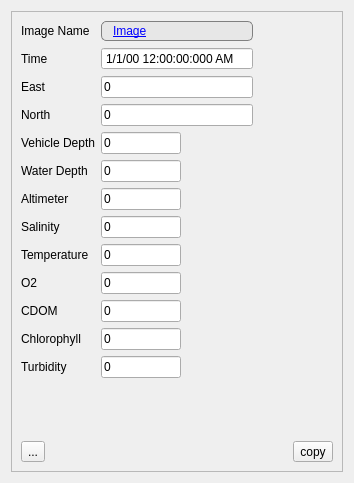
<?xml version="1.0" encoding="UTF-8"?>
<ui version="4.0">
 <class>imagemetadata</class>
 <widget class="QWidget" name="imagemetadata">
  <property name="geometry">
   <rect>
    <x>0</x>
    <y>0</y>
    <width>354</width>
    <height>483</height>
   </rect>
  </property>
  <property name="windowTitle">
   <string>Image Metadata</string>
  </property>
  <property name="windowIcon">
   <iconset resource="resources.qrc">
    <normaloff>:/icons/element-vector.gif</normaloff>:/icons/element-vector.gif</iconset>
  </property>
  <layout class="QVBoxLayout" name="verticalLayout_3">
   <item>
    <widget class="QScrollArea" name="metadata_scroll_area">
     <property name="enabled">
      <bool>true</bool>
     </property>
     <property name="widgetResizable">
      <bool>true</bool>
     </property>
     <widget class="QWidget" name="scrollAreaWidgetContents">
      <property name="geometry">
       <rect>
        <x>0</x>
        <y>0</y>
        <width>334</width>
        <height>463</height>
       </rect>
      </property>
      <layout class="QVBoxLayout" name="verticalLayout">
       <item>
        <layout class="QGridLayout" name="gridLayout">
         <item row="2" column="0">
          <widget class="QLabel" name="Lonlabel">
           <property name="maximumSize">
            <size>
             <width>100</width>
             <height>16777215</height>
            </size>
           </property>
           <property name="text">
            <string>East</string>
           </property>
          </widget>
         </item>
         <item row="10" column="0">
          <widget class="QLabel" name="label_24">
           <property name="maximumSize">
            <size>
             <width>100</width>
             <height>16777215</height>
            </size>
           </property>
           <property name="text">
            <string>CDOM</string>
           </property>
          </widget>
         </item>
         <item row="3" column="0">
          <widget class="QLabel" name="Latlabel">
           <property name="maximumSize">
            <size>
             <width>100</width>
             <height>16777215</height>
            </size>
           </property>
           <property name="text">
            <string>North</string>
           </property>
          </widget>
         </item>
         <item row="6" column="0">
          <widget class="QLabel" name="Pitchlabel">
           <property name="maximumSize">
            <size>
             <width>100</width>
             <height>16777215</height>
            </size>
           </property>
           <property name="text">
            <string>Altimeter</string>
           </property>
          </widget>
         </item>
         <item row="8" column="1">
          <widget class="QLineEdit" name="temperature">
           <property name="maximumSize">
            <size>
             <width>80</width>
             <height>16777215</height>
            </size>
           </property>
           <property name="focusPolicy">
            <enum>Qt::NoFocus</enum>
           </property>
           <property name="styleSheet">
            <string notr="true"/>
           </property>
           <property name="text">
            <string>0</string>
           </property>
           <property name="readOnly">
            <bool>true</bool>
           </property>
          </widget>
         </item>
         <item row="8" column="0">
          <widget class="QLabel" name="label_5">
           <property name="maximumSize">
            <size>
             <width>100</width>
             <height>16777215</height>
            </size>
           </property>
           <property name="text">
            <string>Temperature</string>
           </property>
          </widget>
         </item>
         <item row="5" column="0">
          <widget class="QLabel" name="Rolllabel">
           <property name="maximumSize">
            <size>
             <width>100</width>
             <height>16777215</height>
            </size>
           </property>
           <property name="text">
            <string>Water Depth</string>
           </property>
          </widget>
         </item>
         <item row="7" column="1">
          <widget class="QLineEdit" name="salinity">
           <property name="maximumSize">
            <size>
             <width>80</width>
             <height>16777215</height>
            </size>
           </property>
           <property name="focusPolicy">
            <enum>Qt::NoFocus</enum>
           </property>
           <property name="styleSheet">
            <string notr="true"/>
           </property>
           <property name="text">
            <string>0</string>
           </property>
           <property name="readOnly">
            <bool>true</bool>
           </property>
          </widget>
         </item>
         <item row="9" column="1">
          <widget class="QLineEdit" name="O2">
           <property name="maximumSize">
            <size>
             <width>80</width>
             <height>16777215</height>
            </size>
           </property>
           <property name="focusPolicy">
            <enum>Qt::NoFocus</enum>
           </property>
           <property name="styleSheet">
            <string notr="true"/>
           </property>
           <property name="text">
            <string>0</string>
           </property>
           <property name="readOnly">
            <bool>true</bool>
           </property>
          </widget>
         </item>
         <item row="6" column="1">
          <widget class="QLineEdit" name="altimeter">
           <property name="maximumSize">
            <size>
             <width>80</width>
             <height>16777215</height>
            </size>
           </property>
           <property name="focusPolicy">
            <enum>Qt::NoFocus</enum>
           </property>
           <property name="styleSheet">
            <string notr="true"/>
           </property>
           <property name="text">
            <string>0</string>
           </property>
          </widget>
         </item>
         <item row="4" column="0">
          <widget class="QLabel" name="Depthlabel">
           <property name="maximumSize">
            <size>
             <width>100</width>
             <height>16777215</height>
            </size>
           </property>
           <property name="text">
            <string>Vehicle Depth</string>
           </property>
          </widget>
         </item>
         <item row="9" column="0">
          <widget class="QLabel" name="label_23">
           <property name="maximumSize">
            <size>
             <width>100</width>
             <height>16777215</height>
            </size>
           </property>
           <property name="text">
            <string>O2</string>
           </property>
          </widget>
         </item>
         <item row="12" column="1">
          <widget class="QLineEdit" name="turbidity">
           <property name="maximumSize">
            <size>
             <width>80</width>
             <height>16777215</height>
            </size>
           </property>
           <property name="focusPolicy">
            <enum>Qt::NoFocus</enum>
           </property>
           <property name="styleSheet">
            <string notr="true"/>
           </property>
           <property name="text">
            <string>0</string>
           </property>
           <property name="readOnly">
            <bool>true</bool>
           </property>
          </widget>
         </item>
         <item row="12" column="0">
          <widget class="QLabel" name="label_26">
           <property name="maximumSize">
            <size>
             <width>100</width>
             <height>16777215</height>
            </size>
           </property>
           <property name="text">
            <string>Turbidity</string>
           </property>
          </widget>
         </item>
         <item row="7" column="0">
          <widget class="QLabel" name="Headinglabel">
           <property name="maximumSize">
            <size>
             <width>100</width>
             <height>16777215</height>
            </size>
           </property>
           <property name="text">
            <string>Salinity</string>
           </property>
          </widget>
         </item>
         <item row="0" column="0">
          <widget class="QLabel" name="label_22">
           <property name="maximumSize">
            <size>
             <width>100</width>
             <height>16777215</height>
            </size>
           </property>
           <property name="font">
            <font>
             <stylestrategy>PreferDefault</stylestrategy>
            </font>
           </property>
           <property name="layoutDirection">
            <enum>Qt::LeftToRight</enum>
           </property>
           <property name="autoFillBackground">
            <bool>false</bool>
           </property>
           <property name="text">
            <string>Image Name</string>
           </property>
          </widget>
         </item>
         <item row="2" column="1">
          <widget class="QLineEdit" name="imageeast">
           <property name="maximumSize">
            <size>
             <width>160</width>
             <height>16777215</height>
            </size>
           </property>
           <property name="focusPolicy">
            <enum>Qt::NoFocus</enum>
           </property>
           <property name="styleSheet">
            <string notr="true"/>
           </property>
           <property name="text">
            <string>0</string>
           </property>
           <property name="readOnly">
            <bool>true</bool>
           </property>
          </widget>
         </item>
         <item row="0" column="1">
          <widget class="QLabel" name="linklabel">
           <property name="sizePolicy">
            <sizepolicy hsizetype="MinimumExpanding" vsizetype="Preferred">
             <horstretch>0</horstretch>
             <verstretch>0</verstretch>
            </sizepolicy>
           </property>
           <property name="maximumSize">
            <size>
             <width>260</width>
             <height>16777215</height>
            </size>
           </property>
           <property name="styleSheet">
            <string notr="true">border: 1px solid gray;
border-radius: 5px;
padding: 0 8px;
background: rgb(231, 231, 231);</string>
           </property>
           <property name="text">
            <string>&lt;html&gt;&lt;head/&gt;&lt;body&gt;&lt;p&gt;&lt;a href=&quot;http://www.google.com/&quot;&gt;&lt;span style=&quot; text-decoration: underline; color:#0000ff;&quot;&gt;Image&lt;/span&gt;&lt;/a&gt;&lt;/p&gt;&lt;/body&gt;&lt;/html&gt;</string>
           </property>
           <property name="textFormat">
            <enum>Qt::RichText</enum>
           </property>
           <property name="openExternalLinks">
            <bool>true</bool>
           </property>
           <property name="textInteractionFlags">
            <set>Qt::TextBrowserInteraction</set>
           </property>
          </widget>
         </item>
         <item row="4" column="1">
          <widget class="QLineEdit" name="hbcdepth">
           <property name="maximumSize">
            <size>
             <width>80</width>
             <height>16777215</height>
            </size>
           </property>
           <property name="focusPolicy">
            <enum>Qt::NoFocus</enum>
           </property>
           <property name="styleSheet">
            <string notr="true"/>
           </property>
           <property name="text">
            <string>0</string>
           </property>
           <property name="readOnly">
            <bool>true</bool>
           </property>
          </widget>
         </item>
         <item row="10" column="1">
          <widget class="QLineEdit" name="CDOM">
           <property name="maximumSize">
            <size>
             <width>80</width>
             <height>16777215</height>
            </size>
           </property>
           <property name="focusPolicy">
            <enum>Qt::NoFocus</enum>
           </property>
           <property name="styleSheet">
            <string notr="true"/>
           </property>
           <property name="text">
            <string>0</string>
           </property>
           <property name="readOnly">
            <bool>true</bool>
           </property>
          </widget>
         </item>
         <item row="3" column="1">
          <widget class="QLineEdit" name="imagenorth">
           <property name="maximumSize">
            <size>
             <width>160</width>
             <height>16777215</height>
            </size>
           </property>
           <property name="focusPolicy">
            <enum>Qt::NoFocus</enum>
           </property>
           <property name="styleSheet">
            <string notr="true"/>
           </property>
           <property name="text">
            <string>0</string>
           </property>
           <property name="readOnly">
            <bool>true</bool>
           </property>
          </widget>
         </item>
         <item row="1" column="0">
          <widget class="QLabel" name="timelabel">
           <property name="maximumSize">
            <size>
             <width>100</width>
             <height>16777215</height>
            </size>
           </property>
           <property name="text">
            <string>Time</string>
           </property>
          </widget>
         </item>
         <item row="1" column="1">
          <widget class="QDateTimeEdit" name="dateTimeEdit">
           <property name="sizePolicy">
            <sizepolicy hsizetype="Expanding" vsizetype="Fixed">
             <horstretch>0</horstretch>
             <verstretch>0</verstretch>
            </sizepolicy>
           </property>
           <property name="maximumSize">
            <size>
             <width>200</width>
             <height>16777215</height>
            </size>
           </property>
           <property name="focusPolicy">
            <enum>Qt::NoFocus</enum>
           </property>
           <property name="styleSheet">
            <string notr="true"/>
           </property>
           <property name="readOnly">
            <bool>true</bool>
           </property>
           <property name="buttonSymbols">
            <enum>QAbstractSpinBox::NoButtons</enum>
           </property>
           <property name="dateTime">
            <datetime>
             <hour>0</hour>
             <minute>0</minute>
             <second>0</second>
             <year>2000</year>
             <month>1</month>
             <day>1</day>
            </datetime>
           </property>
           <property name="displayFormat">
            <string>M/d/yy h:mm:ss:zzz AP</string>
           </property>
          </widget>
         </item>
         <item row="11" column="1">
          <widget class="QLineEdit" name="chlorophyll">
           <property name="maximumSize">
            <size>
             <width>80</width>
             <height>16777215</height>
            </size>
           </property>
           <property name="focusPolicy">
            <enum>Qt::NoFocus</enum>
           </property>
           <property name="styleSheet">
            <string notr="true"/>
           </property>
           <property name="text">
            <string>0</string>
           </property>
           <property name="readOnly">
            <bool>true</bool>
           </property>
          </widget>
         </item>
         <item row="5" column="1">
          <widget class="QLineEdit" name="waterdepth">
           <property name="maximumSize">
            <size>
             <width>80</width>
             <height>16777215</height>
            </size>
           </property>
           <property name="focusPolicy">
            <enum>Qt::NoFocus</enum>
           </property>
           <property name="styleSheet">
            <string notr="true"/>
           </property>
           <property name="text">
            <string>0</string>
           </property>
           <property name="readOnly">
            <bool>true</bool>
           </property>
          </widget>
         </item>
         <item row="11" column="0">
          <widget class="QLabel" name="label_25">
           <property name="maximumSize">
            <size>
             <width>100</width>
             <height>16777215</height>
            </size>
           </property>
           <property name="text">
            <string>Chlorophyll</string>
           </property>
          </widget>
         </item>
         <item row="0" column="2">
          <spacer name="horizontalSpacer_2">
           <property name="orientation">
            <enum>Qt::Horizontal</enum>
           </property>
           <property name="sizeHint" stdset="0">
            <size>
             <width>40</width>
             <height>20</height>
            </size>
           </property>
          </spacer>
         </item>
        </layout>
       </item>
       <item>
        <spacer name="verticalSpacer">
         <property name="orientation">
          <enum>Qt::Vertical</enum>
         </property>
         <property name="sizeHint" stdset="0">
          <size>
           <width>20</width>
           <height>40</height>
          </size>
         </property>
        </spacer>
       </item>
       <item>
        <layout class="QHBoxLayout" name="horizontalLayout">
         <item>
          <widget class="QToolButton" name="send_image_metadata">
           <property name="text">
            <string>...</string>
           </property>
           <property name="icon">
            <iconset resource="resources.qrc">
             <normaloff>:/FA_solid/icons/FA/solid/note-sticky.svg</normaloff>:/FA_solid/icons/FA/solid/note-sticky.svg</iconset>
           </property>
          </widget>
         </item>
         <item>
          <spacer name="horizontalSpacer">
           <property name="orientation">
            <enum>Qt::Horizontal</enum>
           </property>
           <property name="sizeHint" stdset="0">
            <size>
             <width>40</width>
             <height>20</height>
            </size>
           </property>
          </spacer>
         </item>
         <item>
          <widget class="QToolButton" name="copy_image_metadata">
           <property name="text">
            <string>copy</string>
           </property>
           <property name="icon">
            <iconset resource="resources.qrc">
             <normaloff>:/FA_regular/icons/FA/regular/copy.svg</normaloff>:/FA_regular/icons/FA/regular/copy.svg</iconset>
           </property>
          </widget>
         </item>
        </layout>
       </item>
      </layout>
     </widget>
    </widget>
   </item>
  </layout>
 </widget>
 <resources>
  <include location="resources.qrc"/>
 </resources>
 <connections/>
</ui>
